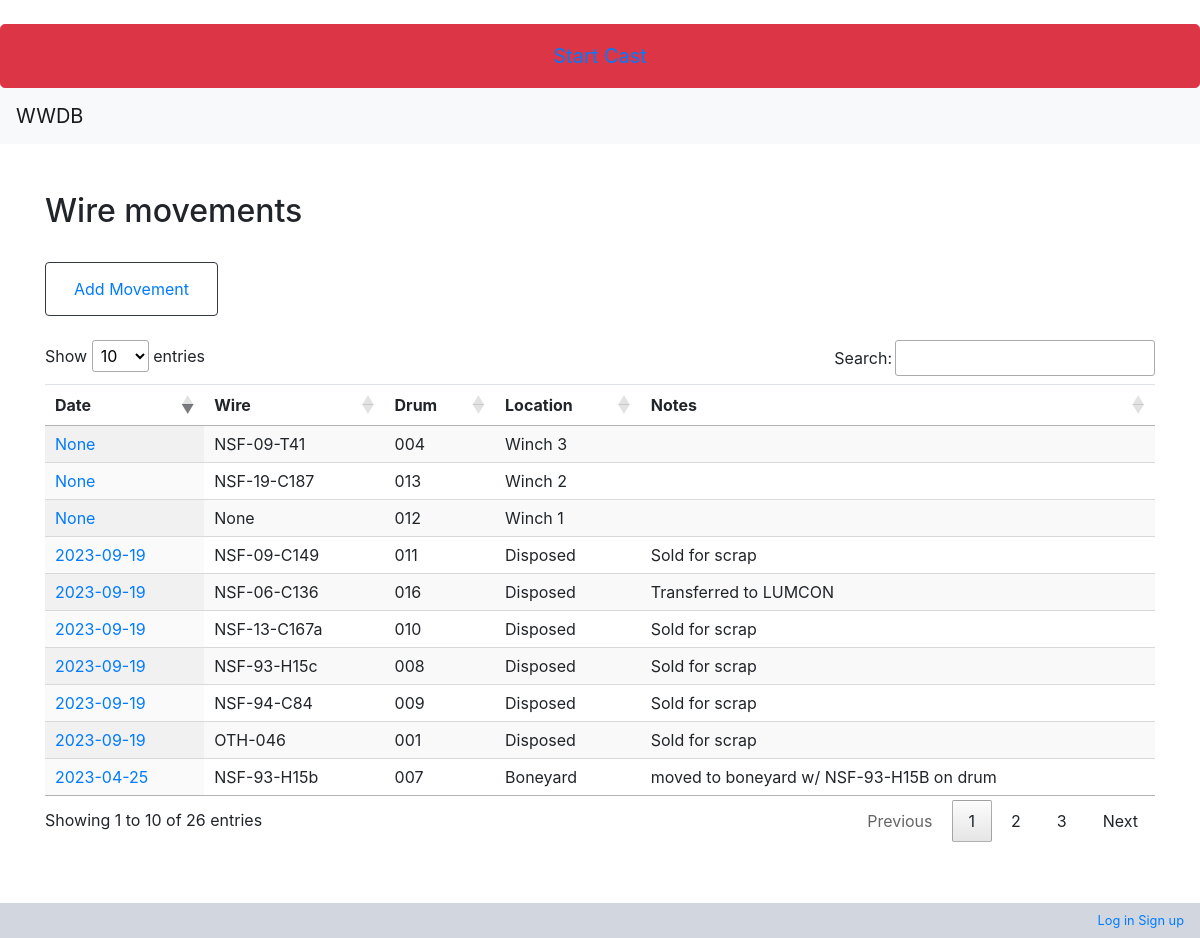
/wwdb/inventories/drumlocationlist/, run on the app's committed database.
### wwdb/models.py (models this page shows, shortened)
class DrumLocation(models.Model):
    id = models.AutoField(db_column='Id', primary_key=True, blank=True, null=False)
    date= models.DateField(db_column='Date', blank=True, null=True, verbose_name='Date', validators=[MaxValueValidator(limit_value=date.today)])
    enteredby = models.ForeignKey(User, models.DO_NOTHING, db_column='EnteredBy', blank=True, null=True, verbose_name='Entered by')
    drumid = models.ForeignKey(Drum, models.DO_NOTHING, db_column='DrumId', blank=True, null=True, verbose_name='Drum')
    winch = models.ForeignKey(Winch, models.DO_NOTHING, db_column='WinchId', blank=True, null=True, verbose_name='Winch')
    location = models.ForeignKey(Location, models.DO_NOTHING, db_column='LocationId', blank=True, null=True, verbose_name='Location')
    notes = models.TextField(db_column='Notes', blank=True, null=True, verbose_name='notes')
    wire = models.ForeignKey(Wire, models.DO_NOTHING, db_column='WireId', blank=True, null=True, verbose_name='Wire')
    class Meta:
        managed = True
        db_table = 'DrumLocation'
        verbose_name_plural = "DrumLocation"
    @property
    def format_date(self):
        if not self.date:
            return None
        else:
            date=self.date
            formatdate=date.strftime("%Y-%m-%d")
            return formatdate

class Wire(models.Model):
    id = models.AutoField(db_column='Id', primary_key=True, blank=True, null=False)
    wirerope = models.ForeignKey(WireRopeData, models.DO_NOTHING, db_column='WireRopeId', blank=True, null=True, verbose_name='Wire rope data id')
    winch = models.ForeignKey(Winch, models.DO_NOTHING, db_column='WinchId', blank=True, null=True, verbose_name='Winch', related_name='reverse_wire')
    manufacturerid = models.TextField(db_column='ManufacturerId', blank=True, null=True, verbose_name='Manufacturer id')
    nsfid = models.TextField(db_column='NsfId', blank=True, null=True, verbose_name='NSF id')
    dateacquired = models.DateTimeField(db_column='DateAcquired', blank=True, null=True, verbose_name='Date Acquired', validators=[MaxValueValidator(limit_value=datetime.today)])
    notes = models.TextField(db_column='Notes', blank=True, null=True, verbose_name='notes')
    status = models.BooleanField(db_column='Status', blank=True, null=True, verbose_name='Status')
    ownershipstatus = models.ForeignKey(OwnershipStatus, models.DO_NOTHING, db_column='OwnershipStatusId', blank=True, null=True, verbose_name='Ownership status')
    drums = models.ManyToManyField(Drum, through='WireDrum', related_name='loaded_wires', verbose_name='Drum')
    factorofsafety = models.ForeignKey(FactorOfSafety, models.DO_NOTHING, db_column='FactorofSafety', blank=True, null=True, related_name='wirefactorofsafety', verbose_name='Factor of safety')
    dryendtag = models.IntegerField(db_column='DryEndTag', blank=True, null=True, verbose_name='Dry end tag value (m)')
    class Meta:
        managed = True
        db_table = 'Wire'
        verbose_name_plural = "Wire"
    def __str__(self):
        return str(self.nsfid)

class Drum(models.Model):
    id = models.AutoField(db_column='Id', primary_key=True, blank=True, null=False)
    internalid = models.TextField(db_column='InternalId', blank=True, null=True, verbose_name='Internal id')
    color = models.TextField(db_column='Color', blank=True, null=True, verbose_name='Color')
    size = models.TextField(db_column='Size', blank=True, null=True, verbose_name='Size')
    weight = models.TextField(db_column='Weight', blank=True, null=True, verbose_name='Weight')
    location = models.ManyToManyField(Location, through='DrumLocation', related_name='active_location', verbose_name='Location')
    material = models.TextField(db_column='Material', blank=True, null=True, verbose_name='Material')
    wiretype = models.TextField(db_column='WireType', blank=True, null=True, verbose_name='Wire type')
    class Meta:
        managed = True
        db_table = 'Drum'
        verbose_name_plural = "Drum"
    def __str__(self):
        return str(self.internalid)
    @property
    def active_location(self):
        d=self.active_drum_location.location
        return d

class Location(models.Model):
    id = models.AutoField(db_column='Id', primary_key=True, blank=True, null=False)
    location = models.TextField(db_column='Location', blank=True, null=True, verbose_name='Location')
    class Meta:
        managed = True
        db_table = 'Location'
        verbose_name_plural = "Location"
        ordering = ['location']
    def __str__(self):
        return str(self.location)

### wwdb/views.py (the view)
# urls.py: path('inventories/drumlocationlist/', views.drumlocationlist, name='drumlocationlist'),
def drumlocationlist(request):
    drum_location = DrumLocation.objects.order_by('-date')
    context = {
        'drum_location': drum_location,
        }
    return render(request, 'wwdb/inventories/drumlocationlist.html', context=context)

### context_processors.py (called while the page is built)
def cast_context(request):
    return {'last': Cast.objects.last()}

### wwdb/templates/wwdb/inventories/drumlocationlist.html (shortened to what this page needs)
<!DOCTYPE html>
{% extends "wwdb/base.html" %}
{% block content %}
<h2>Wire movements</h2>
<button type="button" class="btn btn-outline-dark">
    <a class="nav-link" href="{% url 'drumlocationadd' %}">Add Movement</a>
</button>
<table id="" class="display table">
    <thead>
        <tr>
            <th>Date</th>
            <th>Wire</th>
            <th>Drum</th>
            <th>Location</th>
            <th>Notes</th>
        </tr>
    </thead>
    {% for drumlocation in drum_location %}
    <tr>
        <td><a href="{% url 'drumlocationedit' drumlocation.pk %}">{{drumlocation.format_date}}</a></td>
        <td>{{drumlocation.wire}}</td>
        <td>{{drumlocation.drumid}}</td>
        <td>{{drumlocation.location}}</td>
        <td>{{drumlocation.notes}}</td>
    </tr>
    {% endfor %}
</table>
{% endblock %}

### data on the page
DrumLocation: format_date "2023-09-19", wire "NSF-09-C149", drumid "011", location "Disposed", notes "Sold for scrap"
DrumLocation: format_date "2023-09-19", wire "NSF-06-C136", drumid "016", location "Disposed", notes "Transferred to LUMCON"
DrumLocation: format_date "2023-09-19", wire "NSF-13-C167a", drumid "010", location "Disposed", notes "Sold for scrap"
DrumLocation: format_date "2023-09-19", wire "NSF-93-H15c", drumid "008", location "Disposed", notes "Sold for scrap"
DrumLocation: format_date "2023-09-19", wire "NSF-94-C84", drumid "009", location "Disposed", notes "Sold for scrap"
DrumLocation: format_date "2023-09-19", wire "OTH-046", drumid "001", location "Disposed", notes "Sold for scrap"
DrumLocation: format_date "2023-04-25", wire "NSF-93-H15b", drumid "007", location "Boneyard", notes "moved to boneyard w/ NSF-93-H15B on drum"
DrumLocation: format_date "None", wire "NSF-09-T41", drumid "004", location "Winch 3"
DrumLocation: format_date "None", wire "NSF-19-C187", drumid "013", location "Winch 2"
DrumLocation: format_date "None", wire "None", drumid "012", location "Winch 1"
